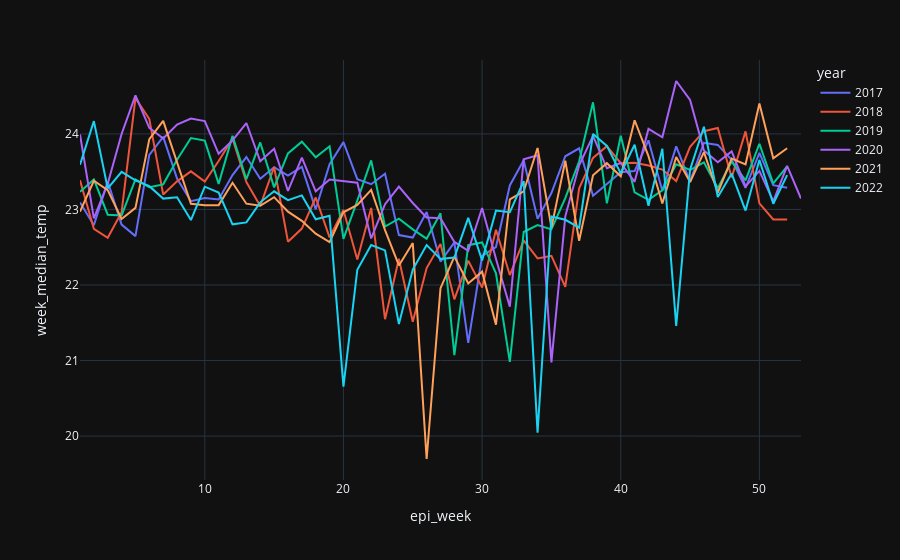

Notebook cell for this chart:
### Code cell
df_dengue[df_dengue['ubigeo']==160101].plot(x='epi_week', y='week_median_temp',
                                            template='plotly_dark', color='year')

### Figure 1 — Plotly figure (JSON) as saved in the notebook; plotly's stock layout.template omitted (floating-point values rounded to 4 significant figures)
{"data": [{"hovertemplate": "year=2017<br>epi_week=%{x}<br>week_median_temp=%{y}<extra></extra>", "legendgroup": "2017", "line": {"color": "#636efa", "dash": "solid"}, "marker": {"symbol": "circle"}, "mode": "lines", "name": "2017", "orientation": "v", "showlegend": true, "type": "scatter", "x": [1, 2, 3, 4, 5, 6, 7, 8, 9, 10, 11, 12, 13, 14, 15, 16, 17, 18, 19, 20, 21, 22, 23, 24, 25, 26, 27, 28, 29, 30, 31, 32, 33, 34, 35, 36, 37, 38, 39, 40, 41, 42, 43, 44, 45, 46, 47, 48, 49, 50, 51, 52], "xaxis": "x", "y": [23.09, 22.79, 23.37, 22.8, 22.65, 23.72, 23.96, 23.41, 23.11, 23.15, 23.13, 23.46, 23.69, 23.41, 23.56, 23.45, 23.56, 23.0, 23.6, 23.89, 23.4, 23.33, 23.47, 22.66, 22.63, 22.97, 22.31, 22.56, 21.23, 22.38, 22.5, 23.32, 23.65, 22.88, 23.22, 23.7, 23.81, 23.18, 23.34, 23.49, 23.51, 23.91, 23.25, 23.83, 23.37, 23.88, 23.85, 23.66, 23.29, 23.75, 23.32, 23.29], "yaxis": "y"}, {"hovertemplate": "year=2018<br>epi_week=%{x}<br>week_median_temp=%{y}<extra></extra>", "legendgroup": "2018", "line": {"color": "#EF553B", "dash": "solid"}, "marker": {"symbol": "circle"}, "mode": "lines", "name": "2018", "orientation": "v", "showlegend": true, "type": "scatter", "x": [1, 2, 3, 4, 5, 6, 7, 8, 9, 10, 11, 12, 13, 14, 15, 16, 17, 18, 19, 20, 21, 22, 23, 24, 25, 26, 27, 28, 29, 30, 31, 32, 33, 34, 35, 36, 37, 38, 39, 40, 41, 42, 43, 44, 45, 46, 47, 48, 49, 50, 51, 52], "xaxis": "x", "y": [23.39, 22.74, 22.63, 22.96, 24.47, 24.2, 23.2, 23.37, 23.5, 23.37, 23.64, 23.94, 23.36, 23.05, 23.56, 22.57, 22.75, 23.16, 22.63, 22.99, 22.34, 23.02, 21.55, 22.35, 21.51, 22.22, 22.54, 21.81, 22.32, 21.97, 22.73, 22.13, 22.59, 22.35, 22.39, 21.97, 23.28, 23.68, 23.84, 23.61, 23.62, 23.58, 23.53, 23.38, 23.83, 24.04, 24.08, 23.42, 24.03, 23.08, 22.87, 22.87], "yaxis": "y"}, {"hovertemplate": "year=2019<br>epi_week=%{x}<br>week_median_temp=%{y}<extra></extra>", "legendgroup": "2019", "line": {"color": "#00cc96", "dash": "solid"}, "marker": {"symbol": "circle"}, "mode": "lines", "name": "2019", "orientation": "v", "showlegend": true, "type": "scatter", "x": [1, 2, 3, 4, 5, 6, 7, 8, 9, 10, 11, 12, 13, 14, 15, 16, 17, 18, 19, 20, 21, 22, 23, 24, 25, 26, 27, 28, 29, 30, 31, 32, 33, 34, 35, 36, 37, 38, 39, 40, 41, 42, 43, 44, 45, 46, 47, 48, 49, 50, 51, 52], "xaxis": "x", "y": [23.23, 23.4, 22.93, 22.92, 23.4, 23.29, 23.33, 23.66, 23.95, 23.91, 23.34, 23.97, 23.4, 23.89, 23.29, 23.74, 23.9, 23.69, 23.84, 22.61, 23.12, 23.65, 22.77, 22.88, 22.74, 22.61, 22.95, 21.07, 22.53, 22.56, 22.16, 20.98, 22.7, 22.79, 22.74, 23.15, 23.64, 24.42, 23.08, 23.98, 23.23, 23.13, 23.25, 23.6, 23.52, 23.62, 23.28, 23.64, 23.39, 23.87, 23.34, 23.57], "yaxis": "y"}, {"hovertemplate": "year=2020<br>epi_week=%{x}<br>week_median_temp=%{y}<extra></extra>", "legendgroup": "2020", "line": {"color": "#ab63fa", "dash": "solid"}, "marker": {"symbol": "circle"}, "mode": "lines", "name": "2020", "orientation": "v", "showlegend": true, "type": "scatter", "x": [1, 2, 3, 4, 5, 6, 7, 8, 9, 10, 11, 12, 13, 14, 15, 16, 17, 18, 19, 20, 21, 22, 23, 24, 25, 26, 27, 28, 29, 30, 31, 32, 33, 34, 35, 36, 37, 38, 39, 40, 41, 42, 43, 44, 45, 46, 47, 48, 49, 50, 51, 52, 53], "xaxis": "x", "y": [23.99, 22.88, 23.34, 24.0, 24.51, 24.08, 23.94, 24.12, 24.2, 24.17, 23.74, 23.91, 24.14, 23.64, 23.8, 23.24, 23.69, 23.24, 23.4, 23.37, 23.35, 22.62, 23.07, 23.3, 23.09, 22.89, 22.88, 22.57, 22.45, 23.02, 22.35, 21.71, 23.67, 23.72, 20.97, 22.91, 23.59, 23.97, 23.54, 23.62, 23.37, 24.07, 23.96, 24.7, 24.45, 23.78, 23.63, 23.77, 23.31, 23.51, 23.11, 23.58, 23.14], "yaxis": "y"}, {"hovertemplate": "year=2021<br>epi_week=%{x}<br>week_median_temp=%{y}<extra></extra>", "legendgroup": "2021", "line": {"color": "#FFA15A", "dash": "solid"}, "marker": {"symbol": "circle"}, "mode": "lines", "name": "2021", "orientation": "v", "showlegend": true, "type": "scatter", "x": [1, 2, 3, 4, 5, 6, 7, 8, 9, 10, 11, 12, 13, 14, 15, 16, 17, 18, 19, 20, 21, 22, 23, 24, 25, 26, 27, 28, 29, 30, 31, 32, 33, 34, 35, 36, 37, 38, 39, 40, 41, 42, 43, 44, 45, 46, 47, 48, 49, 50, 51, 52], "xaxis": "x", "y": [22.97, 23.38, 23.26, 22.87, 23.02, 23.93, 24.17, 23.62, 23.07, 23.06, 23.06, 23.35, 23.08, 23.05, 23.16, 22.97, 22.85, 22.68, 22.57, 22.96, 23.06, 23.26, 22.73, 22.26, 22.56, 19.7, 21.96, 22.38, 22.02, 22.18, 21.47, 23.13, 23.24, 23.81, 22.76, 23.64, 22.59, 23.45, 23.61, 23.44, 24.18, 23.71, 23.08, 23.69, 23.36, 23.76, 23.22, 23.67, 23.6, 24.4, 23.68, 23.81], "yaxis": "y"}, {"hovertemplate": "year=2022<br>epi_week=%{x}<br>week_median_temp=%{y}<extra></extra>", "legendgroup": "2022", "line": {"color": "#19d3f3", "dash": "solid"}, "marker": {"symbol": "circle"}, "mode": "lines", "name": "2022", "orientation": "v", "showlegend": true, "type": "scatter", "x": [1, 2, 3, 4, 5, 6, 7, 8, 9, 10, 11, 12, 13, 14, 15, 16, 17, 18, 19, 20, 21, 22, 23, 24, 25, 26, 27, 28, 29, 30, 31, 32, 33, 34, 35, 36, 37, 38, 39, 40, 41, 42, 43, 44, 45, 46, 47, 48, 49, 50, 51, 52], "xaxis": "x", "y": [23.59, 24.17, 23.28, 23.5, 23.39, 23.31, 23.14, 23.16, 22.86, 23.3, 23.22, 22.8, 22.83, 23.09, 23.24, 23.12, 23.19, 22.87, 22.92, 20.65, 22.2, 22.53, 22.46, 21.48, 22.2, 22.53, 22.35, 22.36, 22.89, 22.32, 22.98, 22.96, 23.37, 20.05, 22.91, 22.86, 22.76, 24.0, 23.84, 23.48, 23.86, 23.05, 23.8, 21.46, 23.53, 24.09, 23.17, 23.48, 22.98, 23.65, 23.08, 23.45], "yaxis": "y"}], "layout": {"legend": {"title": {"text": "year"}, "tracegroupgap": 0}, "margin": {"t": 60}, "xaxis": {"anchor": "y", "domain": [0, 1], "title": {"text": "epi_week"}}, "yaxis": {"anchor": "x", "domain": [0, 1], "title": {"text": "week_median_temp"}}}}
